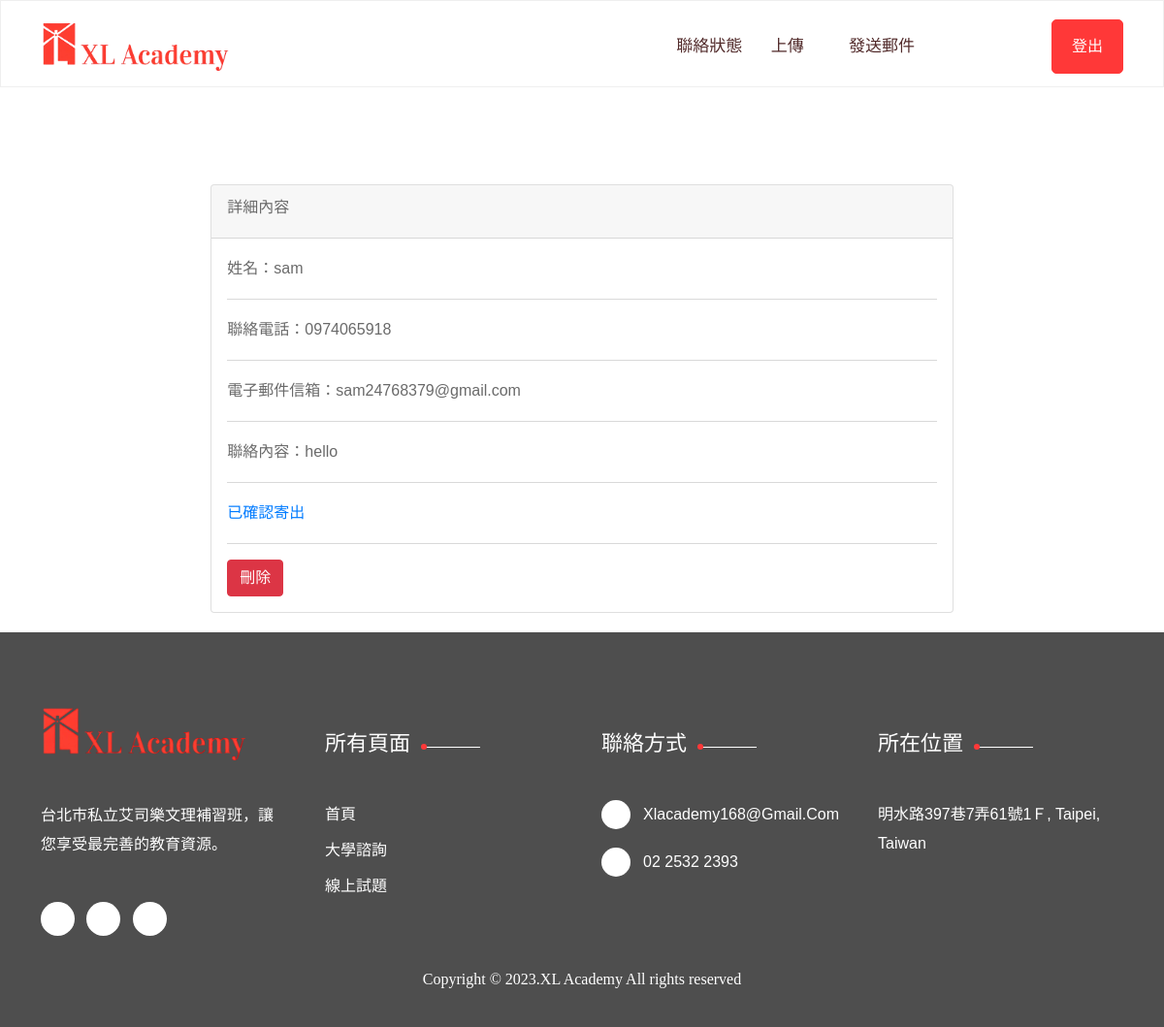
The page /management/single/1/ (signed in) on the database its author committed.
### main/models.py (models this page shows)
class Contact(models.Model):
    name = models.TextField()
    email = models.TextField()
    phone = models.TextField(default = "不公開")
    content = models.TextField()
    date = models.DateTimeField(auto_now_add = True)
    reply = models.BooleanField(default=False)

### management/views.py (the view)
# urls.py: path('single/<int:id>/',views.single)
@login_required(login_url='/management/')
def single(request,id):
    if request.method == 'GET':
        contact = Contact.objects.filter(id = id).first()
        return render(request,'single.html',locals())
    if request.method == 'POST':
        contact = Contact.objects.filter(id = id).first()
        contact.delete()
        return JsonResponse({'errno':0})

### management/templates/single.html (shortened to what this page needs)
{% extends 'contact.html' %}
{% block content %}
<div class="content" style="margin: 20px;margin-top :100px;">
	<div class="page-inner">
		<div class="row">
			<div class="col-md-8" style="margin: 0 auto">
				<div class="card">
					<div class="card-header">
						<div class="card-title">詳細內容</div>
					</div>
					<div class="card-body">
                        姓名：{{contact.name}}
                        <hr>
                        聯絡電話：{{contact.phone}}
                        <hr>
                        電子郵件信箱：{{contact.email}}
                        <hr>
                        聯絡內容：{{contact.content}}
                        <hr>
                        {% if contact.reply %}
                            <p style="color:#007bff;">已確認寄出</p>
                        {% else %}
                            <p style="color:red">尚未回覆</p>
                        {% endif %}
                        <hr>
                        <button type="button" onclick="delete_({{contact.id}})" class="btn btn-danger">刪除</button>
					</div>
				</div>
			</div>
		</div>
	</div>
</div>
{% endblock %}

### static/css/theme-default.css (style rules this page uses)
html, body { overflow-x: hidden; }
html { scroll-behavior: smooth; }
body { color:#6a6a6a; font-style: normal; font-weight: 400; font-size:16px; line-height: 30px; text-align: left; font-family: 'Roboto', sans-serif; transition: 0.5s; }
p { font-weight: 400; font-style: normal; margin: 0; transition: 0.5s; font-family: 'Roboto', sans-serif; }
::placeholder { color: #454545; font-size: 16px; }

### main/templates/index.html (style rules this page uses)
::placeholder { color: #8d8c8c; }

### rows shown on the page
Contact: name "sam", phone "0974065918", email "sam24768379@gmail.com", content "hello"
